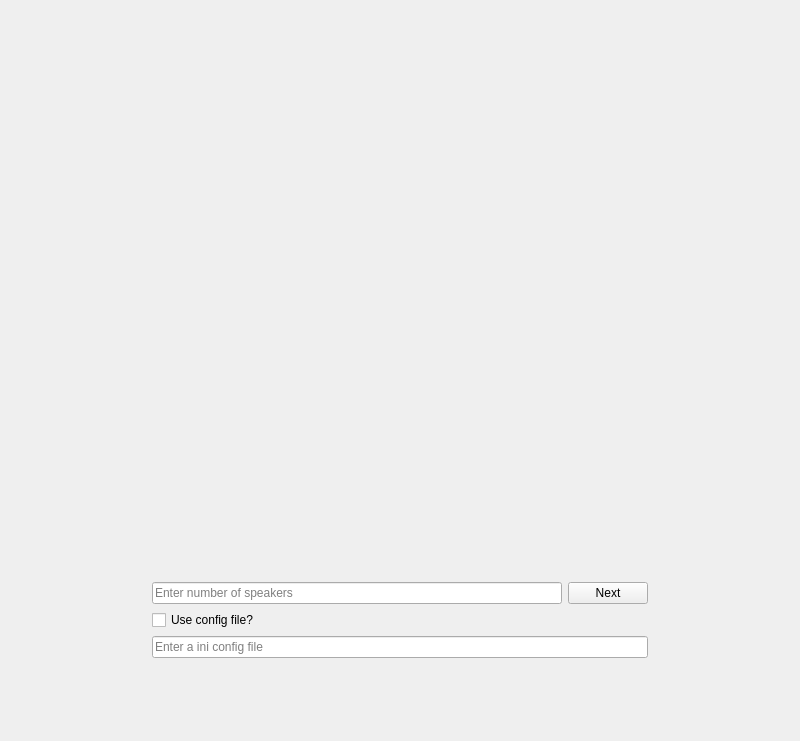
<?xml version="1.0" encoding="UTF-8"?>
<ui version="4.0">
 <class>first_screen</class>
 <widget class="QWidget" name="first_screen">
  <property name="geometry">
   <rect>
    <x>0</x>
    <y>0</y>
    <width>800</width>
    <height>741</height>
   </rect>
  </property>
  <property name="windowTitle">
   <string>Form</string>
  </property>
  <layout class="QVBoxLayout" name="verticalLayout">
   <property name="topMargin">
    <number>51</number>
   </property>
   <property name="bottomMargin">
    <number>9</number>
   </property>
   <item>
    <widget class="QLabel" name="asr_logo">
     <property name="sizePolicy">
      <sizepolicy hsizetype="Preferred" vsizetype="Preferred">
       <horstretch>0</horstretch>
       <verstretch>0</verstretch>
      </sizepolicy>
     </property>
     <property name="text">
      <string/>
     </property>
     <property name="pixmap">
      <pixmap>ASR.png</pixmap>
     </property>
     <property name="alignment">
      <set>Qt::AlignCenter</set>
     </property>
    </widget>
   </item>
   <item>
    <layout class="QHBoxLayout" name="components_layout" stretch="0">
     <property name="sizeConstraint">
      <enum>QLayout::SetDefaultConstraint</enum>
     </property>
     <property name="leftMargin">
      <number>141</number>
     </property>
     <property name="topMargin">
      <number>0</number>
     </property>
     <property name="rightMargin">
      <number>141</number>
     </property>
     <property name="bottomMargin">
      <number>74</number>
     </property>
     <item>
      <layout class="QVBoxLayout" name="input_parent_layout" stretch="0,0,0">
       <property name="spacing">
        <number>6</number>
       </property>
       <property name="topMargin">
        <number>0</number>
       </property>
       <property name="bottomMargin">
        <number>0</number>
       </property>
       <item>
        <layout class="QHBoxLayout" name="input_layout">
         <property name="topMargin">
          <number>12</number>
         </property>
         <property name="bottomMargin">
          <number>0</number>
         </property>
         <item>
          <widget class="QLineEdit" name="num_mics">
           <property name="placeholderText">
            <string>Enter number of speakers</string>
           </property>
          </widget>
         </item>
         <item>
          <widget class="QPushButton" name="next_button">
           <property name="text">
            <string>Next</string>
           </property>
          </widget>
         </item>
        </layout>
       </item>
       <item>
        <widget class="QCheckBox" name="config_check">
         <property name="text">
          <string>Use config file?</string>
         </property>
        </widget>
       </item>
       <item>
        <widget class="QLineEdit" name="config_name">
         <property name="placeholderText">
          <string>Enter a ini config file</string>
         </property>
        </widget>
       </item>
      </layout>
     </item>
    </layout>
   </item>
  </layout>
 </widget>
 <resources/>
 <connections/>
</ui>
